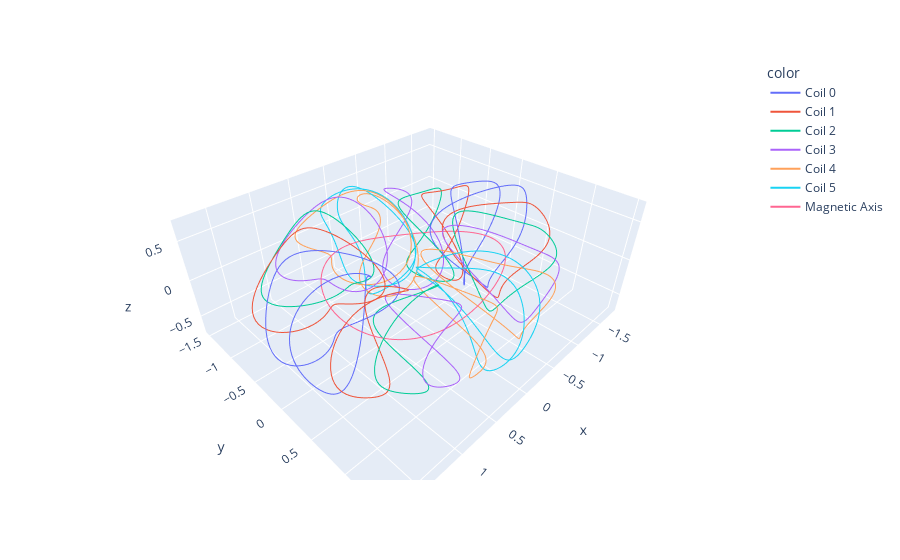

Here is the notebook cell this chart was saved with:
### Markdown cell above
### Task 2

### Code cell
plot_stellarator(stellarator, axis=expansion_axis)
